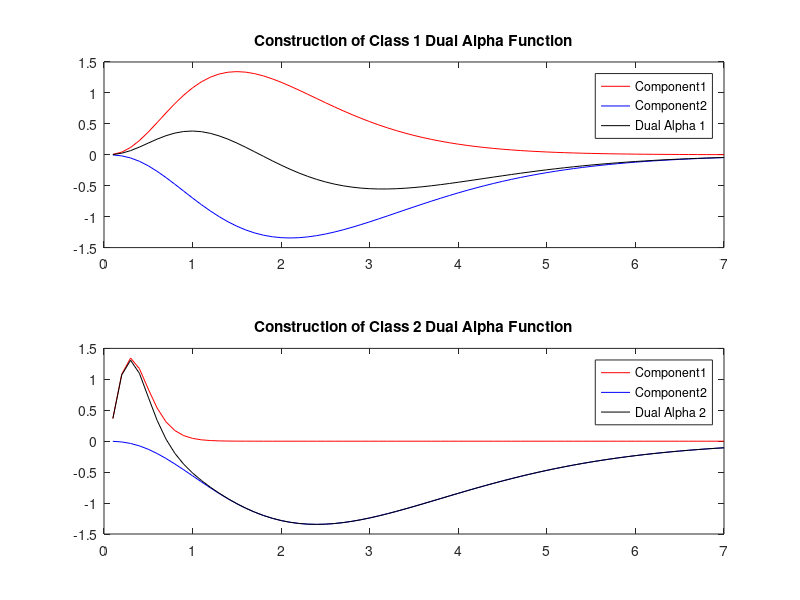
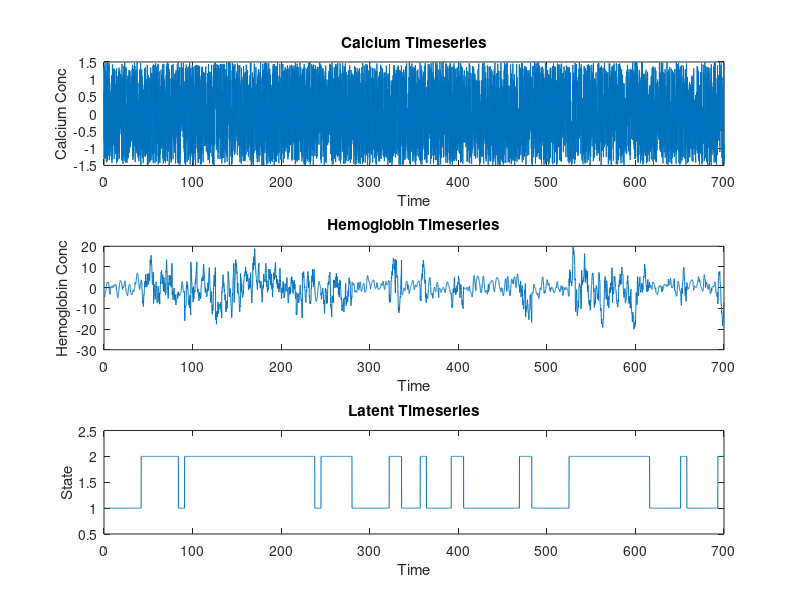

Write the MATLAB code that produced these figures, in order.
% Zachary Loschinskey
% Dr. Anna Devor Rotation
% January 2024
% Generation of a test dataset for Input-Output HMM Training

%--------------------------------------------------------------------------
% Input variable x and output variable y will be used
%
% Two different dual alpha function relationships between x and y will be used
% to generate the test dataset
%
% The final dataset will be a timeseries of the input and output variables
% with defined stretches of each different linear relationship
%
% The goal is to use this dataset to help me write, verify, and fully
% understand input-output HMM expectation-maximization so that I can
% implement the IOHMM for neurovascular states relating Hb to Ca2+ through
% alpha functions
%--------------------------------------------------------------------------


function [Ca, Hb, latent, alpha1, alpha2] = gen_alpha_data()
    transition_probabilities = [0.75, 0.25;  % Probability of staying in same state or transitioning
                                    0.12, 0.88]; % Probability of transitioning to the other state or staying
    
    % Define range of x values -> constructed so that there are 70 points
    x = 0.1:0.1:7;
    
    % Define parameters of the two dual alpha functions
    alpha1_t0 = 0;
    alpha1_tau1 = 0.5;
    alpha1_tau2 = 0.7;

    % alpha1_t0 = 0;
    % alpha1_tau1 = 0.5;
    % alpha1_tau2 = 0.6;
    
    alpha1_1 = (((x-alpha1_t0) ./ alpha1_tau1) .^3) .* exp(-(x-alpha1_t0) ./ alpha1_tau1);
    alpha1_2 = -(((x-alpha1_t0) ./ alpha1_tau2) .^3) .* exp(-(x-alpha1_t0) ./ alpha1_tau2);
    dual_alpha1 = alpha1_1 + alpha1_2;
    alpha1 = dual_alpha1;
    
    % Define parameters of the two dual alpha functions
    alpha2_t0 = 0;
    alpha2_tau1 = 0.1;
    alpha2_tau2 = 0.8;
    % 
    % alpha2_t0 = 0;
    % alpha2_tau1 = 0.4;
    % alpha2_tau2 = 0.55;
    
    alpha2_1 = (((x-alpha2_t0) ./ alpha2_tau1) .^3) .* exp(-(x-alpha2_t0) ./ alpha2_tau1);
    alpha2_2 = -(((x-alpha2_t0) ./ alpha2_tau2) .^3) .* exp(-(x-alpha2_t0) ./ alpha2_tau2);
    dual_alpha2 = alpha2_1 + alpha2_2;
    alpha2 = dual_alpha2;
    
    
    figure()
    subplot(2, 1, 1)
    plot(x, alpha1_1, 'r')
    hold on;
    plot(x, alpha1_2, 'b')
    plot(x, dual_alpha1, 'k')
    title("Construction of Class 1 Dual Alpha Function")
    legend("Component1", "Component2", "Dual Alpha 1")
    
    subplot(2, 1, 2)
    plot(x, alpha2_1, 'r')
    hold on;
    plot(x, alpha2_2, 'b')
    plot(x, dual_alpha2, 'k')
    title("Construction of Class 2 Dual Alpha Function")
    legend("Component1", "Component2", "Dual Alpha 2")
    
    
    %% Generating the data set
    % Create the dataset for the IOHMM
    num_samples = 100;
    
    Ca = [];
    Hb = [];
    latent = [];
    
    % Generate the dataset
    current_state = 1; % Start in state 1
    for sample = 1:num_samples
        % Record the current state
        latent = [latent; current_state];
        
        % Generate 70 calcium sample random number between -1.5 and 1.5
        calcium_values = zeros(1, 70);
        for chim =1:70
            calcium_values(chim) = -1.5 + 3 * rand();
        end
    
        % Set the standard deviation for the noise
        noise_std = 0.0;
        
        % Generate random noise with the same size as calcium_values
        noise = noise_std * randn(size(calcium_values));
        
        % Add noise to each element of calcium_values
        % % % calcium_values_with_noise = calcium_values + noise;
        calcium_values_with_noise = calcium_values + noise;
        
        % if sample ==1
        %     offset = 0;
        % else
        %     offset = Hb(end);
        % end

        offset = 0;


        % Generate data point based on the current state and the randomly selected position
        if current_state == 1
            % Generate data from y1 with noise
            % Hb_values = conv(calcium_values_with_noise, dual_alpha1, 'full');
            % Hb_values = Hb_values(1:70) + offset;
            Hb_values = ifft(fft(dual_alpha1) .* fft(calcium_values_with_noise));
    
            Ca = [Ca; calcium_values]; % Record input
            Hb = [Hb; Hb_values]; % Record output
        else
            % Generate data from y1 with noise
            % Hb_values = conv(calcium_values_with_noise, dual_alpha2, 'full');
            % Hb_values = Hb_values(1:70) + offset;
            Hb_values = ifft(fft(dual_alpha2) .* fft(calcium_values_with_noise));

            Ca = [Ca; calcium_values]; % Record input
            Hb = [Hb; Hb_values]; % Record output
        end
        
        % Transition to next state based on transition probabilities
        if rand < transition_probabilities(current_state, current_state)
            % Stay in the current state
            continue;
        else
            % Transition to the other state
            current_state = 3 - current_state; % Flip between 1 and 2
        end
    end
    
    
    
    %% Plotting the synthetic dataset
    figure()
    
    t = linspace(0, 7 * num_samples, 7000);
    Hb_t = Hb';
    Ca_t = Ca';
    
    subplot(3, 1, 1)
    plot(t, Ca_t(:))
    xlabel('Time')
    ylabel('Calcium Conc')
    title('Calcium Timeseries')
    
    subplot(3, 1, 2)
    plot(t, Hb_t(:))
    xlabel('Time')
    ylabel('Hemoglobin Conc')
    title('Hemoglobin Timeseries')
    
    subplot(3, 1, 3)
    plot(t, repelem(latent, 70))
    xlabel('Time')
    ylabel('State')
    title('Latent Timeseries')
    ylim([0.5, 2.5])

end
    
    
    
    
